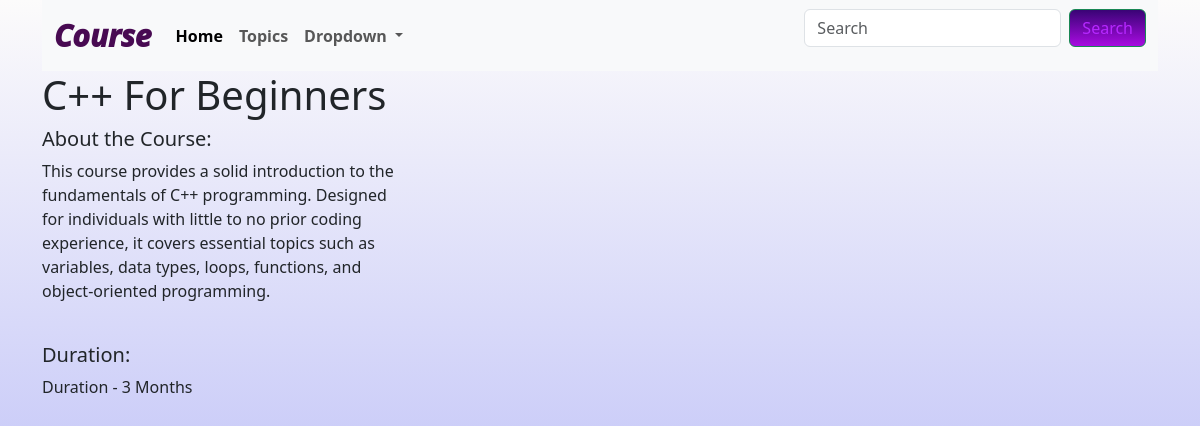
/topics/1/, run on the app's committed database.
### topics/models.py (models this page shows)
class Topic(models.Model):
    title = models.CharField(max_length=100)
    description = models.TextField()
    duration = models.CharField(max_length=20)
    image = models.FileField(upload_to="topic_images/", blank=True)

### topics/views.py (the view)
# urls.py: path("<int:pk>/", views.topic_detail, name="topic_detail"),
def topic_detail(request, pk):
    topic = Topic.objects.get(pk=pk)
    context = {
        "topic": topic
    }
    return render(request, "topics/topic_detail.html", context)

### topics/templates/topics/topic_detail.html
{% extends "base.html" %}
{% block page_content %}
<h1 >{{ topic.title }}</h1>
<div class="row">
    <div class="col-md-4">
        <h5>About the Course:</h5>
        <p>{{ topic.description }}</p>
        <br>
        <h5>Duration:</h5>
        <p>{{ topic.duration }}</p>
    </div>
</div>
{% endblock page_content %}

### pages/static/css/styles.css (style rules this page uses)
body { background: linear-gradient(to bottom, #fcfbfb, #a3a7f6); }

### data on the page
Topic: title "C++ For Beginners", description "This course provides a solid introduction to the fundamentals of C++ programming. Designed for individuals with little to no prior coding experience, it covers essential topics such as variables, data types, loops, functions, and object-oriented programming.", duration "Duration - 3 Months"
